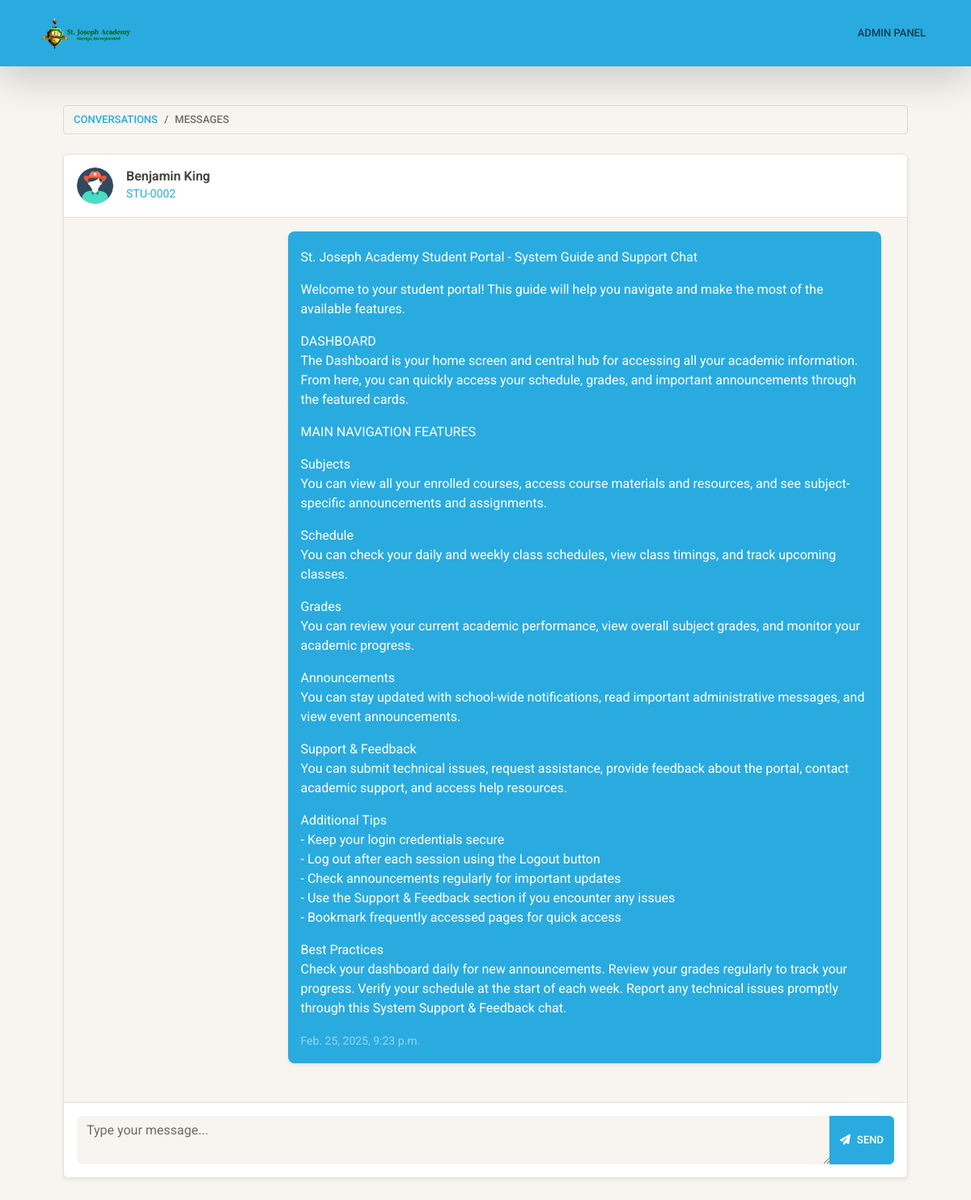
/administration/support/conversation/18 (signed in), run on the app's committed database.
### Students/models.py (models this page shows, shortened)
class Student(models.Model):
    student_id = models.CharField(max_length=8, unique=True, blank=True)
    first_name = models.CharField(max_length=100)
    last_name = models.CharField(max_length=100)
    year_level = models.ForeignKey(
        "Students.Classes", on_delete=models.SET_NULL, null=True
    )
    email = models.EmailField(unique=True)
    phone_number = models.CharField(max_length=15)
    parent = models.ForeignKey(
        "Parents.Parent", on_delete=models.SET_NULL, null=True, blank=True
    )
    password = models.CharField(max_length=100)
    profile_pic = models.ImageField(
        upload_to=profile_pic_path,
        default="profile_pictures/blank.jpg",
        blank=True,
    )
    class Meta:
        verbose_name = "Student"
        verbose_name_plural = "Students"
        ordering = ["student_id"]

### Academy/models.py (models this page shows, shortened)
class SupportChat(models.Model):
    chat_recipient = models.ForeignKey(User, on_delete=models.CASCADE)
    created_at = models.DateTimeField(auto_now_add=True)
    class Meta:
        verbose_name = "Support Chat"
        verbose_name_plural = "Support Chats"
        ordering = ["-created_at"]

class SupportMessage(models.Model):
    conversation = models.ForeignKey(SupportChat, on_delete=models.CASCADE)
    def get_default_user():
        return User.objects.get(username="EduConnect")
    sender = models.ForeignKey(User, on_delete=models.CASCADE, default=get_default_user)
    content = models.TextField()
    timestamp = models.DateTimeField(auto_now_add=True)
    class Meta:
        verbose_name = "Support Message"
        verbose_name_plural = "Support Messages"
        ordering = ["-timestamp"]

### Academy/views.py (the view, shortened to what this page needs)
def chat_view(request, pk):
    if not request.user.is_staff:
        messages.error(request, "Only staff accounts can access this page")
        return redirect("index")
    conversation = get_object_or_404(SupportChat, pk=pk)
    user_info = get_user_info(conversation.chat_recipient)
    chats = SupportMessage.objects.filter(conversation=conversation)[::-1]
    context = {
        "chats": chats,
        "conversation": conversation,
        "user_info": user_info,
    }
    return render(request, "admin/chat_view.html", context)

### Academy/views.py (called while the page is built)
def get_user_info(user):
    if user.username.startswith("STU-"):
        user_info = Student.objects.get(student_id=user.username)
    elif user.username.startswith("FAC-"):
        user_info = Faculty.objects.get(faculty_id=user.username)
    elif user.username.startswith("PAR-"):
        user_info = Parent.objects.get(parent_id=user.username)
    return user_info

### templates/admin/chat_view.html (shortened to what this page needs)
{% extends 'base/administration_base.html' %}
{% block content %}
<main>
    <div class="container p-5">
        <nav aria-label="breadcrumb" class="mb-4">
            <ol class="breadcrumb">
                <li class="breadcrumb-item"><a href="{% url 'admin-support' %}"
                        class="text-decoration-none text-info">Conversations</a></li>
                <li class="breadcrumb-item active" aria-current="page">Messages</li>
            </ol>
        </nav>
        <div class="card shadow-sm h-100">
            <div class="card-header bg-white py-3">
                <div class="d-flex align-items-center">
                    <div class="position-relative">
                        <img src="{{ user_info.profile_pic.url }}" class="rounded-circle"
                            class="img-fluid rounded-circle border border-2 border-info" width="45">
                    </div>
                    <div class="ms-3">
                        <h6 class="mb-0 fw-semibold">{{ user_info.first_name }} {{ user_info.last_name }}</h6>
                        <small class="text-info">{{ conversation.chat_recipient }}</small>
                    </div>
                </div>
            </div>
            <div class="card-body bg-light">
                <div class="chat-container p-3" style="height: calc(70vh - 160px); overflow-y: auto;">
                    {% for chat in chats %}
                    {% if chat.sender.is_staff %}
                    <div class="d-flex mb-3 justify-content-end">
                        <div class="bg-info text-white rounded-3 p-3 shadow-sm" style="max-width: 75%;">
                            <p class="mb-1">{{ chat.content|linebreaks }}</p>
                            <small class="text-white-50">{{ chat.timestamp }}</small>
                        </div>
                    </div>
                    {% endif %}
                    {% endfor %}
                </div>
            </div>
            <div class="card-footer bg-white py-3">
                <form action="" method="post" class="d-flex gap-2">
                    <div class="input-group">
                        <textarea name="message" class="form-control bg-light border-0"
                            placeholder="Type your message..." required></textarea>
                        <button type="submit" class="btn btn-info d-flex align-items-center gap-2">
                            <i class="fas fa-paper-plane"></i>
                            Send
                        </button>
                    </div>
                </form>
            </div>
        </div>
    </div>
</main>
{% endblock %}

### data on the page
Student: profile_pic (picture), first_name "Benjamin", last_name "King"
SupportChat: chat_recipient "STU-0002"
SupportMessage: content "St. Joseph Academy Student Portal - System Guide and Support Chat Welcome to your student portal! This guide will help you navigate and make the most of the available features. DASHBOARD The Dashboard is your home screen and central hub for accessing all your academic information. From here, you can quickly access your schedule, grades, and important announcements through the featured cards. MAIN NAVIGATION FEATURES Subjects You can view all your enrolled courses, access course materials and resources, and see subject-specific announcements and assignments. Schedule You can check your daily and weekly class schedules, view class timings, and track upcoming classes. Grades You can review…", timestamp "Feb. 25, 2025, 9:23 p.m."
